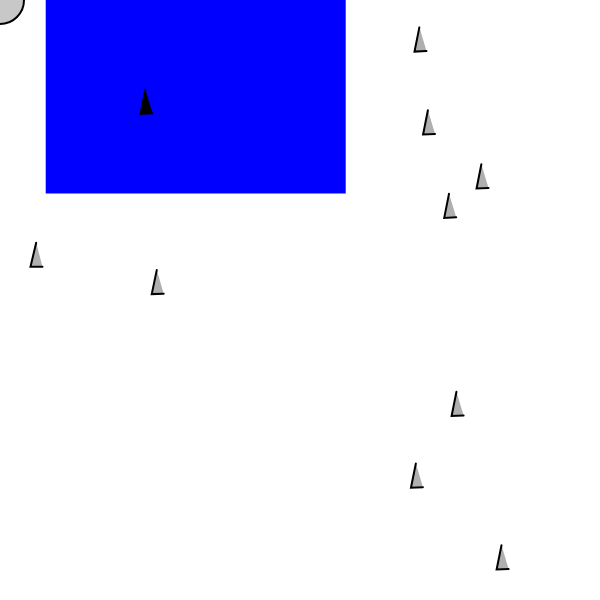
Frame 1 (no input)
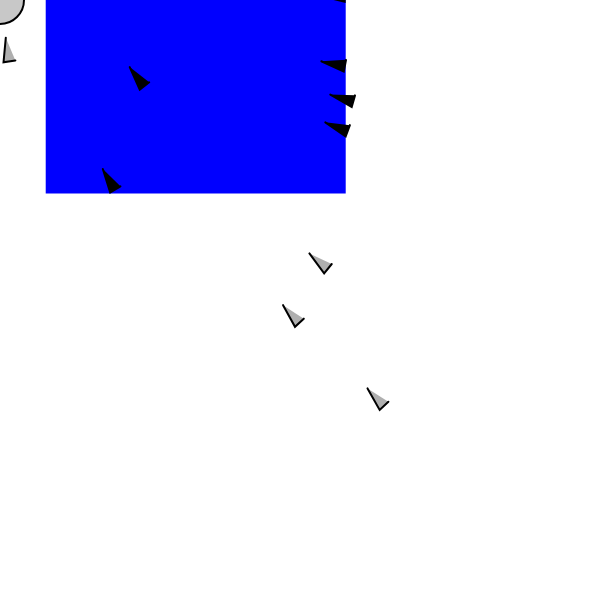
Frame 60 (no input)
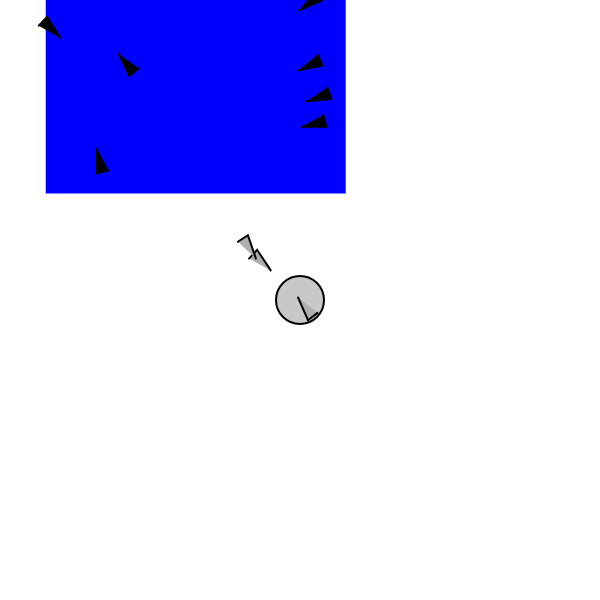
Frame 120 (the mouse pressed at the canvas centre since frame 60)

The p5.js sketch that drew these frames (run headless with seeded random() and noise() and a simulated clock; from frame 60 on, the mouse is pressed at the canvas centre):

// p5.js sketch
// ── sketch.js
function insideBody(subjectX, subjectY, water_body){
    if( subjectX < water_body.x + water_body.size/2 && 
        subjectX > water_body.x - water_body.size/2 &&
        subjectY < water_body.y  +water_body.size/2 && 
        subjectY> water_body.y- water_body.size/2){
        return true
    }
    return false
}

class Ship{
    constructor(x,y){
        this.pos = createVector(x,y)
        this.vel = createVector(0,-2)
        this.acc = createVector()
        this.r =6
        this.maxspeed = 4
        this.maxforce =0.1
        this.color = 175
    }

    seek(target){
        let desired = p5.Vector.sub(target,this.pos)

        desired.normalize()
        desired.mult(this.maxspeed)

        let steer = p5.Vector.sub(desired,this.vel)
        steer.limit(this.maxforce)

        this.applyForce(steer) 
        // determines the agility of the ship 
    }

    flee(target){
        let desired = p5.Vector.sub(target,this.pos)
        
        desired.normalize()
        desired.mult(this.maxspeed)

        let steer = p5.Vector.sub(desired, this.vel)
        steer.limit(this.maxforce)
        steer.mult(-1)

        this.applyForce(steer)
    
    }

    arrive(target){
        let desired = p5.Vector.sub(target, this.pos)

        let d = desired.mag()
        desired.normalize()

        if(d<100){
            let m = map(d,0,100,0,this.maxspeed)
            desired.mult(m)
        } else {
            desired.mult(this.maxspeed)
        }



        let steer = p5.Vector.sub(desired,this.vel)
        steer.limit(this.maxforce)
        this.applyForce(steer)
    }

    applyForce(force){
        this.acc.add(force)
    }

    update(){
        this.vel.add(this.acc)
        this.vel.limit(this.maxspeed)
        this.pos.add(this.vel)
        this.acc.mult(0)
    }

    

    traverse(water_body){
        //console.log(insideWater(this.pos.x, this.pos.y, water_body))
        if( insideBody(this.pos.x, this.pos.y, water_body)) {
                this.maxforce= 0.005
                this.maxspeed = 0.5
                this.color = 0
                
                return true

            }
        this.maxforce= 0.1
        this.maxspeed = 4    
        this.color = 175
        return false
    }

    display(){
        // My roomba
        // fill(51)
        // ellipse(this.pos.x, this.pos.y, this.r,this.r)
        
        let theta = this.vel.heading() + PI/2
        fill(this.color)
        stroke(0)
        push()
        translate(this.pos.x, this.pos.y)
        rotate (theta)
        beginShape()
        vertex(0, -this.r*2)
        vertex(-this.r, this.r*2)
        vertex(this.r, this.r*2)
        endShape()
        pop ()
    }
}

class Water {
    constructor(){
        this.x = random(width)
        this.y = random(height)
        this.size = 300
    }

    display(){
        fill('blue')
        noStroke()
        rectMode(CENTER)
        rect(this.x, this.y, this.size,this.size)
    }
}
var ships = []
var fleet_size = 10
let water_body

function setup(){
    createCanvas(600,600)

    for (let i=0 ; i < fleet_size; ++i ){
        ships.push(new Ship(random(width), random(height)))
    }
    
    water_body = new Water()
}


function draw(){
    background(255)

    water_body.display()

    let mouse = createVector(mouseX, mouseY)

    fill (200)
    stroke (0)
    strokeWeight(2)
    ellipse(mouse.x, mouse.y, 48, 48)

    for(v of ships){
        v.arrive(mouse)
        v.update()
        v.traverse(water_body)
        v.display()
    }

}
// ── flowfield.js
// from https://github.com/nature-of-code/noc-examples-p5.js/blob/master/chp06_agents/NOC_6_04_FlowField/flowfield.js#L28
class FlowField {
    constructor(r){
        
        this.resolution = r
        this.cols =  width/this.resolution
        this.rows = height/this.resolution

        this.field = this.make2Darray(this.cols)
        this.init()
    }

    make2Darray(n){
        let array = []
        for(let i=0; i<n; i++){
            array[i] = []
        }
        return array
    }

    init() {
        // Reseed noise so we get a new flow field every time
        // Need to get noise working
        noiseSeed(Math.floor(random(10000)));
        let xoff = 0;
        for (let i = 0; i < this.cols; i++) {
          let yoff = 0;
          for (let j = 0; j < this.rows; j++) {
            let theta = map(noise(xoff, yoff), 0, 1, 0, TWO_PI);
            //let theta = map(sin(xoff)+cos(yoff),-2,2,0,TWO_PI);
            // Polar to cartesian coordinate transformation to get x and y components of the vector
            this.field[i][j] = createVector(cos(theta), sin(theta));
            yoff += 0.1;
          }
          xoff += 0.1;
        }
      }

    mouseinit(){
        noiseSeed(Math.floor(random(10000)))
        let xoff = 0
        for(let i=0; i<this.cols; i++){
            for(let j=0; j <this.rows; j++){
                let currentVector = createVector(i*this.resolution,j*this.resolution)
                let centerVector = createVector(mouseX, mouseY)
                let steerVector = p5.Vector.sub(currentVector,centerVector)
                this.field[i][j] = steerVector
            }

        }
    }

    lookup(lookup) {
        let column = Math.floor(constrain(lookup.x / this.resolution, 0, this.cols - 1));
        let row = Math.floor(constrain(lookup.y / this.resolution, 0, this.rows - 1));
        //println(lookup.x);
        return this.field[column][row].copy();
      }

    display(){
        for(let i=0; i<this.cols; i++){
            for (let j=0; j<this.rows; j++){
                this.drawVector(this.field[i][j], i * this.resolution, j * this.resolution, this.resolution - 2);
            }
        }
    }

    drawVector(v,x,y,scay1){
        push()
        let arrowsize=4
        translate(x,y)
        stroke(200,100)
        rotate(v.heading())
        let len= v.mag()*scay1
        line(0,0,len,0)
        pop()
    }
}
